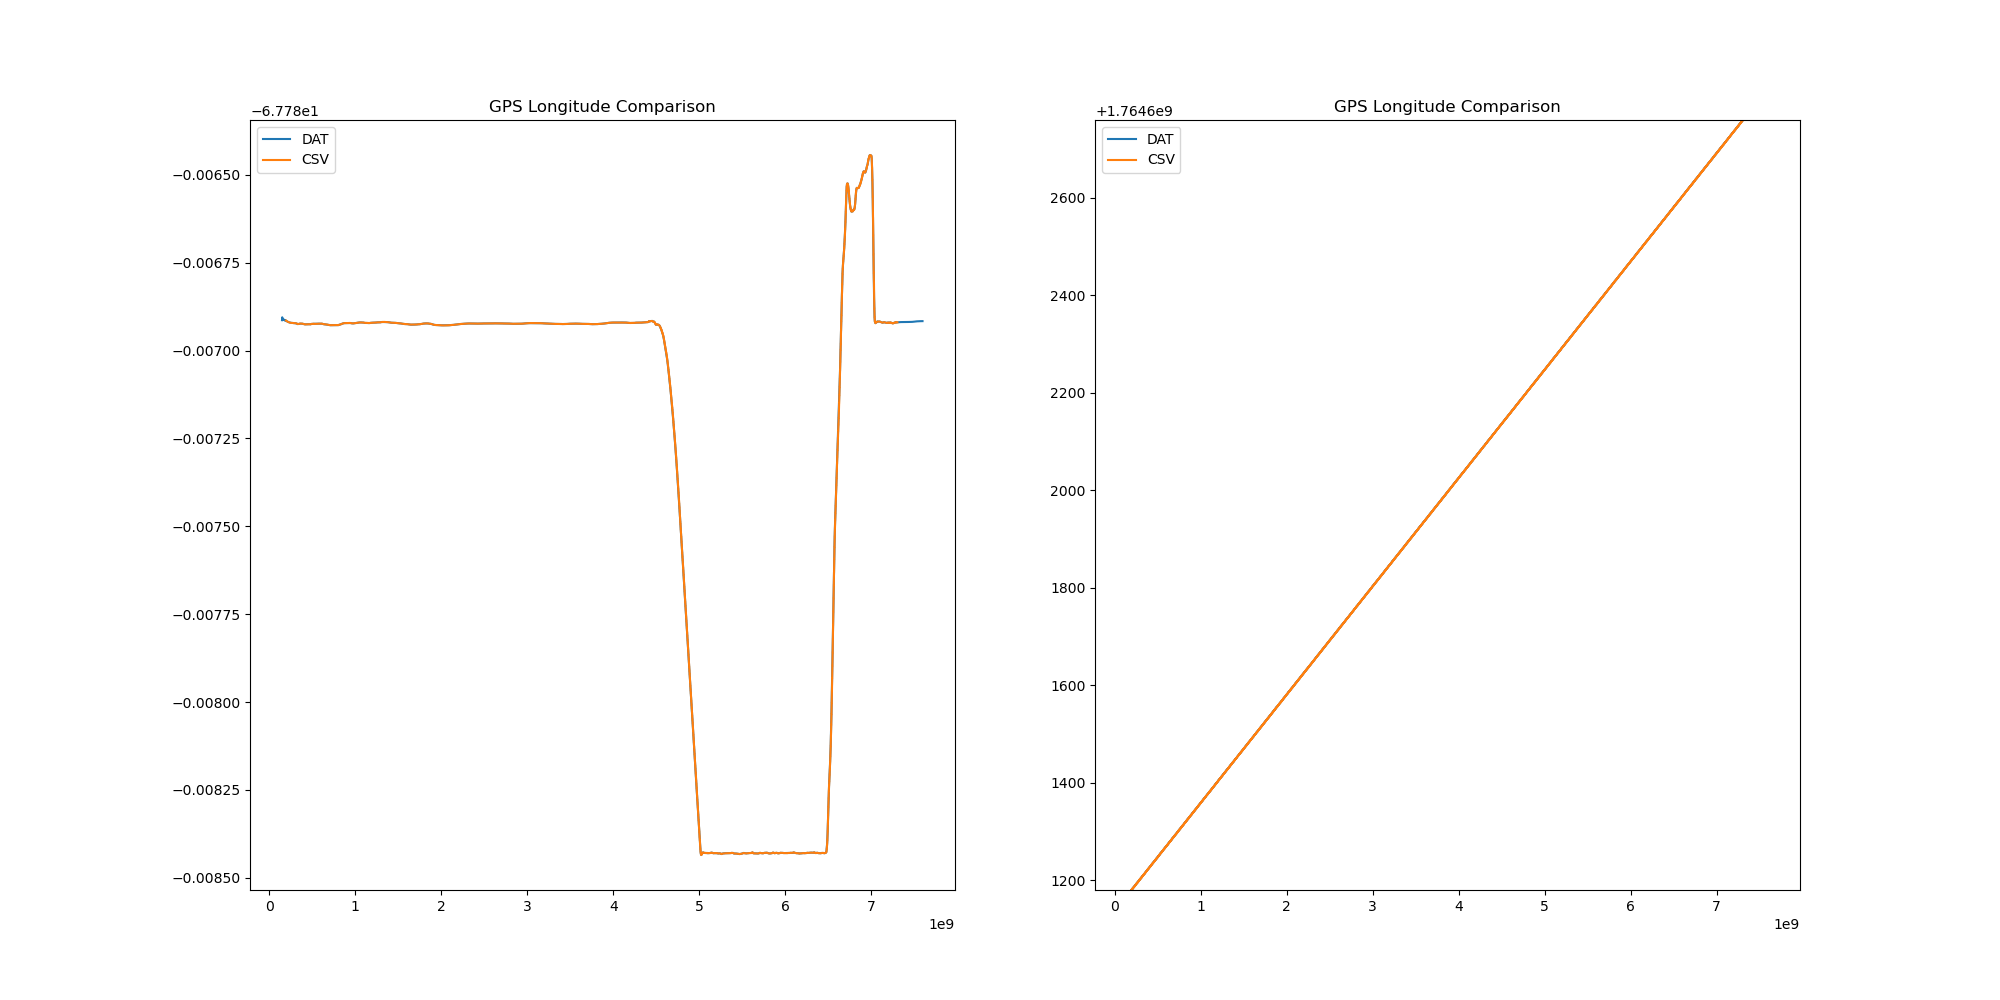

Python code for this plot:
#!/usr/bin/env python3
"""Compare DAT decoding with DATCON CSV output to verify tick extraction."""

import sys
from pathlib import Path
import matplotlib.pyplot as plt
import numpy as np
import polars as pl

sys.path.insert(0, str(Path(__file__).parent))

from pils.drones.DJIDrone import DJIDrone


def main():
    print("ok")
    base_path = Path(
        "/mnt/data/POLOCALC/campaigns/202511/20251201/flight_20251201_1515/drone"
    )

    dat_file = base_path / "20251201_151517_drone.dat"
    csv_file = "data_1515.csv"

    print("=" * 80)
    print("LOADING DATA")
    print("=" * 80)

    # Load DAT file
    print("\n1. Loading from DAT file...")
    drone_dat = DJIDrone(dat_file)
    drone_dat.load_data(use_dat=True)

    gps_data_df = drone_dat.data["GPS"]

    with pl.Config(tbl_rows=20):
        print(gps_data_df["datetime"])

    # Load CSV file
    print("\n2. Loading from CSV file (DATCON)...")
    drone_csv = DJIDrone(csv_file)
    drone_csv.load_data(use_dat=False, cols=None)  # Load all columns
    csv_data = drone_csv.data["CSV"]

    fig = plt.figure(figsize=(20, 10))

    # Plot 1: GPS Longitude vs Datetime - Compare DAT and CSV
    ax1 = plt.subplot(1, 2, 1)
    ax1.plot(gps_data_df["tick"], gps_data_df["GPS:longitude"], label="DAT")
    ax1.plot(csv_data["Clock:Tick#"], csv_data["GPS:Long[degrees]"], label="CSV")
    ax1.set_title("GPS Longitude Comparison")
    ax1.legend()

    ax2 = plt.subplot(1, 2, 2)
    ax2.plot(gps_data_df["tick"], gps_data_df["timestamp"], label="DAT")
    ax2.plot(csv_data["Clock:Tick#"], csv_data["timestamp"], label="CSV")
    ax2.set_title("GPS Longitude Comparison")
    ax2.set_ylim(csv_data["timestamp"].min(), csv_data["timestamp"].max())
    ax2.legend()

    plt.savefig("compare_dat_csv.png")

    aligned = drone_dat.align_datfile()

    print("\nAligned Dataframe shape:", aligned.shape)

    print("\nCorrected Tick and Correct Timestamp (High Precision):")

    print(aligned.select(["corrected_tick", "correct_timestamp", "datetime_converted"]))

    # print("\nCorrect Timestamp to Datetime conversion (with ms precision):")
    # # Convert timestamp (seconds) to datetime with ms precision
    # temp_df = aligned.select(
    #     [
    #         pl.col("correct_timestamp"),
    #         (pl.col("correct_timestamp") * 1000)
    #         .cast(pl.Int64)
    #         .cast(pl.Datetime("ms"))
    #         .alias("datetime_converted"),
    #     ]
    # )

    # print(temp_df)


if __name__ == "__main__":
    main()
